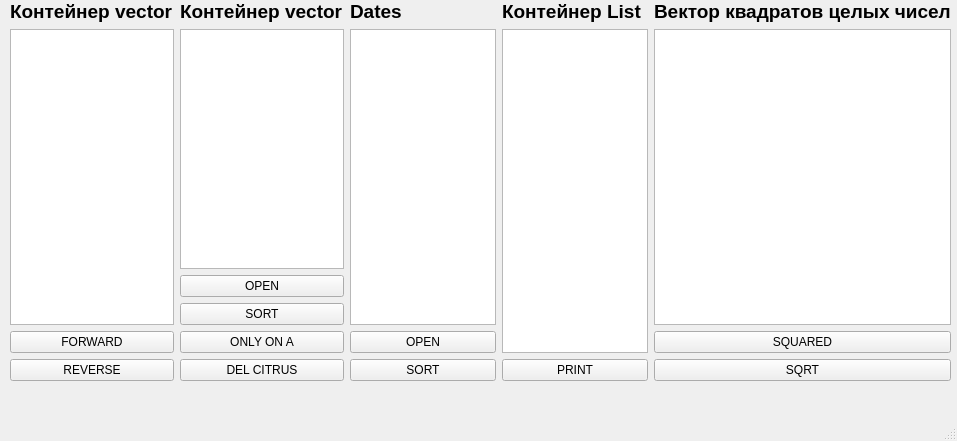
<?xml version="1.0" encoding="UTF-8"?>
<ui version="4.0">
 <class>MainWindow</class>
 <widget class="QMainWindow" name="MainWindow">
  <property name="geometry">
   <rect>
    <x>0</x>
    <y>0</y>
    <width>957</width>
    <height>441</height>
   </rect>
  </property>
  <property name="windowTitle">
   <string>Практическая работа 1 - Моисеев Даниил</string>
  </property>
  <widget class="QWidget" name="centralwidget">
   <widget class="QWidget" name="horizontalLayoutWidget">
    <property name="geometry">
     <rect>
      <x>10</x>
      <y>0</y>
      <width>941</width>
      <height>381</height>
     </rect>
    </property>
    <layout class="QHBoxLayout" name="horizontalLayout">
     <item>
      <layout class="QVBoxLayout" name="verticalLayout">
       <item>
        <widget class="QLabel" name="label">
         <property name="font">
          <font>
           <pointsize>14</pointsize>
           <bold>true</bold>
          </font>
         </property>
         <property name="text">
          <string>Контейнер vector&lt;char&gt;</string>
         </property>
        </widget>
       </item>
       <item>
        <widget class="QTextEdit" name="textEdit">
         <property name="readOnly">
          <bool>true</bool>
         </property>
        </widget>
       </item>
       <item>
        <widget class="QPushButton" name="pushButton">
         <property name="text">
          <string>FORWARD</string>
         </property>
        </widget>
       </item>
       <item>
        <widget class="QPushButton" name="pushButton_2">
         <property name="text">
          <string>REVERSE</string>
         </property>
        </widget>
       </item>
      </layout>
     </item>
     <item>
      <layout class="QVBoxLayout" name="verticalLayout_2">
       <item>
        <widget class="QLabel" name="label_2">
         <property name="font">
          <font>
           <pointsize>14</pointsize>
           <bold>true</bold>
          </font>
         </property>
         <property name="text">
          <string>Контейнер vector&lt;string&gt;</string>
         </property>
        </widget>
       </item>
       <item>
        <widget class="QTextEdit" name="textEdit_2">
         <property name="readOnly">
          <bool>true</bool>
         </property>
        </widget>
       </item>
       <item>
        <widget class="QPushButton" name="pushButton_3">
         <property name="text">
          <string>OPEN</string>
         </property>
        </widget>
       </item>
       <item>
        <widget class="QPushButton" name="pushButton_4">
         <property name="text">
          <string>SORT</string>
         </property>
        </widget>
       </item>
       <item>
        <widget class="QPushButton" name="pushButton_5">
         <property name="text">
          <string>ONLY ON A</string>
         </property>
        </widget>
       </item>
       <item>
        <widget class="QPushButton" name="pushButton_6">
         <property name="text">
          <string>DEL CITRUS</string>
         </property>
        </widget>
       </item>
      </layout>
     </item>
     <item>
      <layout class="QVBoxLayout" name="verticalLayout_3">
       <item>
        <widget class="QLabel" name="label_3">
         <property name="font">
          <font>
           <pointsize>14</pointsize>
           <bold>true</bold>
          </font>
         </property>
         <property name="text">
          <string>Dates</string>
         </property>
        </widget>
       </item>
       <item>
        <widget class="QTextEdit" name="textEdit_3">
         <property name="readOnly">
          <bool>true</bool>
         </property>
        </widget>
       </item>
       <item>
        <widget class="QPushButton" name="pushButton_7">
         <property name="text">
          <string>OPEN</string>
         </property>
        </widget>
       </item>
       <item>
        <widget class="QPushButton" name="pushButton_8">
         <property name="text">
          <string>SORT</string>
         </property>
        </widget>
       </item>
      </layout>
     </item>
     <item>
      <layout class="QVBoxLayout" name="verticalLayout_5">
       <item>
        <widget class="QLabel" name="label_4">
         <property name="font">
          <font>
           <pointsize>14</pointsize>
           <bold>true</bold>
          </font>
         </property>
         <property name="text">
          <string>Контейнер List</string>
         </property>
        </widget>
       </item>
       <item>
        <widget class="QTextEdit" name="textEdit_4">
         <property name="readOnly">
          <bool>true</bool>
         </property>
        </widget>
       </item>
       <item>
        <widget class="QPushButton" name="pushButton_9">
         <property name="text">
          <string>PRINT</string>
         </property>
        </widget>
       </item>
      </layout>
     </item>
     <item>
      <layout class="QVBoxLayout" name="verticalLayout_6">
       <item>
        <widget class="QLabel" name="label_5">
         <property name="font">
          <font>
           <pointsize>14</pointsize>
           <bold>true</bold>
          </font>
         </property>
         <property name="text">
          <string>Вектор квадратов целых чисел</string>
         </property>
        </widget>
       </item>
       <item>
        <widget class="QTextEdit" name="textEdit_5">
         <property name="readOnly">
          <bool>true</bool>
         </property>
        </widget>
       </item>
       <item>
        <widget class="QPushButton" name="pushButton_10">
         <property name="text">
          <string>SQUARED</string>
         </property>
        </widget>
       </item>
       <item>
        <widget class="QPushButton" name="pushButton_11">
         <property name="text">
          <string>SQRT</string>
         </property>
        </widget>
       </item>
      </layout>
     </item>
    </layout>
   </widget>
  </widget>
  <widget class="QMenuBar" name="menubar">
   <property name="geometry">
    <rect>
     <x>0</x>
     <y>0</y>
     <width>957</width>
     <height>24</height>
    </rect>
   </property>
  </widget>
  <widget class="QStatusBar" name="statusbar"/>
 </widget>
 <resources/>
 <connections/>
</ui>
